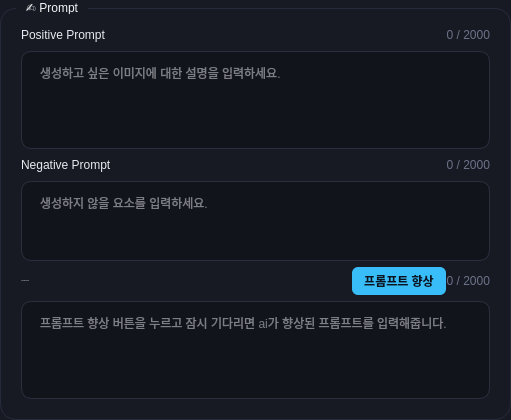
   <widget class="QGroupBox" name="promptPanel">
    <property name="geometry">
     <rect>
      <x>610</x>
      <y>740</y>
      <width>511</width>
      <height>351</height>
     </rect>
    </property>
    <property name="styleSheet">
     <string notr="true">QGroupBox {
    background-color: #171a23;
    border: 1px solid #262b3a;
    border-radius: 16px;
    margin-top: 8px;
    padding: 16px 20px 20px 20px;
}
QGroupBox::title {
    subcontrol-origin: margin;
    left: 16px;
    padding: 0 8px;
    background-color: #171a23;
    color: #f4f5f8;
    font-size: 20px;
    font-weight: 600;
}</string>
    </property>
    <property name="title">
     <string>✍️ Prompt</string>
    </property>
    <layout class="QGridLayout" name="gridLayout_3" rowstretch="0,1,0,0,0,0" rowminimumheight="0,0,0,0,0,0">
     <property name="leftMargin">
      <number>0</number>
     </property>
     <property name="topMargin">
      <number>0</number>
     </property>
     <property name="rightMargin">
      <number>0</number>
     </property>
     <property name="bottomMargin">
      <number>0</number>
     </property>
     <property name="horizontalSpacing">
      <number>0</number>
     </property>
     <property name="verticalSpacing">
      <number>6</number>
     </property>
     <item row="0" column="0">
      <layout class="QHBoxLayout" name="positivePromptHeaderLayout">
       <item>
        <widget class="QLabel" name="positivePromptLabel">
         <property name="styleSheet">
          <string notr="true">background-color: transparent;
color: #e8eaf0;</string>
         </property>
         <property name="text">
          <string>Positive Prompt</string>
         </property>
        </widget>
       </item>
       <item>
        <spacer name="positivePromptHeaderSpacer">
         <property name="orientation">
          <enum>Qt::Orientation::Horizontal</enum>
         </property>
         <property name="sizeHint" stdset="0">
          <size>
           <width>40</width>
           <height>20</height>
          </size>
         </property>
        </spacer>
       </item>
       <item>
        <widget class="QLabel" name="positivePromptCounterLabel">
         <property name="styleSheet">
          <string notr="true">background-color: transparent;
color: #6b7288;
font-size: 12px;</string>
         </property>
         <property name="text">
          <string>0 / 2000</string>
         </property>
         <property name="alignment">
          <set>Qt::AlignmentFlag::AlignRight|Qt::AlignmentFlag::AlignTrailing|Qt::AlignmentFlag::AlignVCenter</set>
         </property>
        </widget>
       </item>
      </layout>
     </item>
     <item row="1" column="0">
      <widget class="QPlainTextEdit" name="positivePromptEdit">
       <property name="styleSheet">
        <string notr="true">QPlainTextEdit {
    background-color: #12141c;
    color: #e8eaf0;
    border: 1px solid #2a2f3d;
    border-radius: 10px;
    padding: 8px 14px;
    selection-background-color: #7c6cff;
    selection-color: #ffffff;
}
QPlainTextEdit:hover { border-color: #3d4356; }
QPlainTextEdit:focus { border-color: #7c6cff; background-color: #14161f; }</string>
       </property>
       <property name="placeholderText">
        <string>생성하고 싶은 이미지에 대한 설명을 입력하세요.</string>
       </property>
      </widget>
     </item>
     <item row="2" column="0">
      <layout class="QHBoxLayout" name="negativePromptHeaderLayout">
       <item>
        <widget class="QLabel" name="negativePromptLabel">
         <property name="styleSheet">
          <string notr="true">background-color: transparent;
color: #e8eaf0;</string>
         </property>
         <property name="text">
          <string>Negative Prompt</string>
         </property>
        </widget>
       </item>
       <item>
        <spacer name="negativePromptHeaderSpacer">
         <property name="orientation">
          <enum>Qt::Orientation::Horizontal</enum>
         </property>
         <property name="sizeHint" stdset="0">
          <size>
           <width>40</width>
           <height>20</height>
          </size>
         </property>
        </spacer>
       </item>
       <item>
        <widget class="QLabel" name="negativePromptCounterLabel">
         <property name="styleSheet">
          <string notr="true">background-color: transparent;
color: #6b7288;
font-size: 12px;</string>
         </property>
         <property name="text">
          <string>0 / 2000</string>
         </property>
         <property name="alignment">
          <set>Qt::AlignmentFlag::AlignRight|Qt::AlignmentFlag::AlignTrailing|Qt::AlignmentFlag::AlignVCenter</set>
         </property>
        </widget>
       </item>
      </layout>
     </item>
     <item row="3" column="0">
      <widget class="QPlainTextEdit" name="negativePromptEdit">
       <property name="maximumSize">
        <size>
         <width>16777215</width>
         <height>80</height>
        </size>
       </property>
       <property name="styleSheet">
        <string notr="true">QPlainTextEdit {
    background-color: #12141c;
    color: #e8eaf0;
    border: 1px solid #2a2f3d;
    border-radius: 10px;
    padding: 8px 14px;
    selection-background-color: #7c6cff;
    selection-color: #ffffff;
}
QPlainTextEdit:hover { border-color: #3d4356; }
QPlainTextEdit:focus { border-color: #7c6cff; background-color: #14161f; }</string>
       </property>
       <property name="placeholderText">
        <string>생성하지 않을 요소를 입력하세요.</string>
       </property>
      </widget>
     </item>
     <item row="4" column="0">
      <layout class="QHBoxLayout" name="enhancePromptHeaderLayout">
       <item>
        <widget class="QLabel" name="enhancePromptLabel">
         <property name="font">
          <font>
           <family>Segoe UI</family>
           <pointsize>-1</pointsize>
          </font>
         </property>
         <property name="styleSheet">
          <string notr="true">background-color: transparent;
color: #e8eaf0;</string>
         </property>
         <property name="text">
          <string>AI enhancePrompt</string>
         </property>
        </widget>
       </item>
       <item>
        <spacer name="enhancePromptHeaderSpacer">
         <property name="orientation">
          <enum>Qt::Orientation::Horizontal</enum>
         </property>
         <property name="sizeHint" stdset="0">
          <size>
           <width>40</width>
           <height>20</height>
          </size>
         </property>
        </spacer>
       </item>
       <item>
        <widget class="QPushButton" name="enhancePromptButton">
         <property name="minimumSize">
          <size>
           <width>0</width>
           <height>28</height>
          </size>
         </property>
         <property name="maximumSize">
          <size>
           <width>16777215</width>
           <height>28</height>
          </size>
         </property>
         <property name="toolTip">
          <string>LM Studio를 사용하여 프롬프트를 향상시킵니다</string>
         </property>
         <property name="styleSheet">
          <string notr="true">QPushButton {
    background-color: #38bdf8;
    color: #0b1220;
    border: none;
    border-radius: 6px;
    padding: 4px 12px;
    font-weight: bold;
}
QPushButton:hover { background-color: #0ea5e9; }
QPushButton:pressed { background-color: #0284c7; }
QPushButton:disabled { background-color: #23324a; color: #5c6b85; }</string>
         </property>
         <property name="text">
          <string>프롬프트 향상</string>
         </property>
         <property name="icon">
          <iconset>
           <normaloff>:/newPrefix1/sparkel.svg</normaloff>:/newPrefix1/sparkel.svg</iconset>
         </property>
        </widget>
       </item>
       <item>
        <widget class="QLabel" name="enhancePromptCounterLabel">
         <property name="styleSheet">
          <string notr="true">background-color: transparent;
color: #6b7288;
font-size: 12px;</string>
         </property>
         <property name="text">
          <string>0 / 2000</string>
         </property>
         <property name="alignment">
          <set>Qt::AlignmentFlag::AlignRight|Qt::AlignmentFlag::AlignTrailing|Qt::AlignmentFlag::AlignVCenter</set>
         </property>
        </widget>
       </item>
      </layout>
     </item>
     <item row="5" column="0">
      <widget class="QPlainTextEdit" name="enhancePromptEdit">
       <property name="sizePolicy">
        <sizepolicy hsizetype="Preferred" vsizetype="Preferred">
         <horstretch>0</horstretch>
         <verstretch>0</verstretch>
        </sizepolicy>
       </property>
       <property name="maximumSize">
        <size>
         <width>16777215</width>
         <height>16777215</height>
        </size>
       </property>
       <property name="styleSheet">
        <string notr="true">QPlainTextEdit {
    background-color: #12141c;
    color: #e8eaf0;
    border: 1px solid #2a2f3d;
    border-radius: 10px;
    padding: 8px 14px;
    selection-background-color: #7c6cff;
    selection-color: #ffffff;
}
QPlainTextEdit:hover { border-color: #3d4356; }
QPlainTextEdit:focus { border-color: #7c6cff; background-color: #14161f; }</string>
       </property>
       <property name="placeholderText">
        <string>프롬프트 향상 버튼을 누르고 잠시 기다리면 ai가 향상된 프롬프트를 입력해줍니다.</string>
       </property>
      </widget>
     </item>
    </layout>
   </widget>
